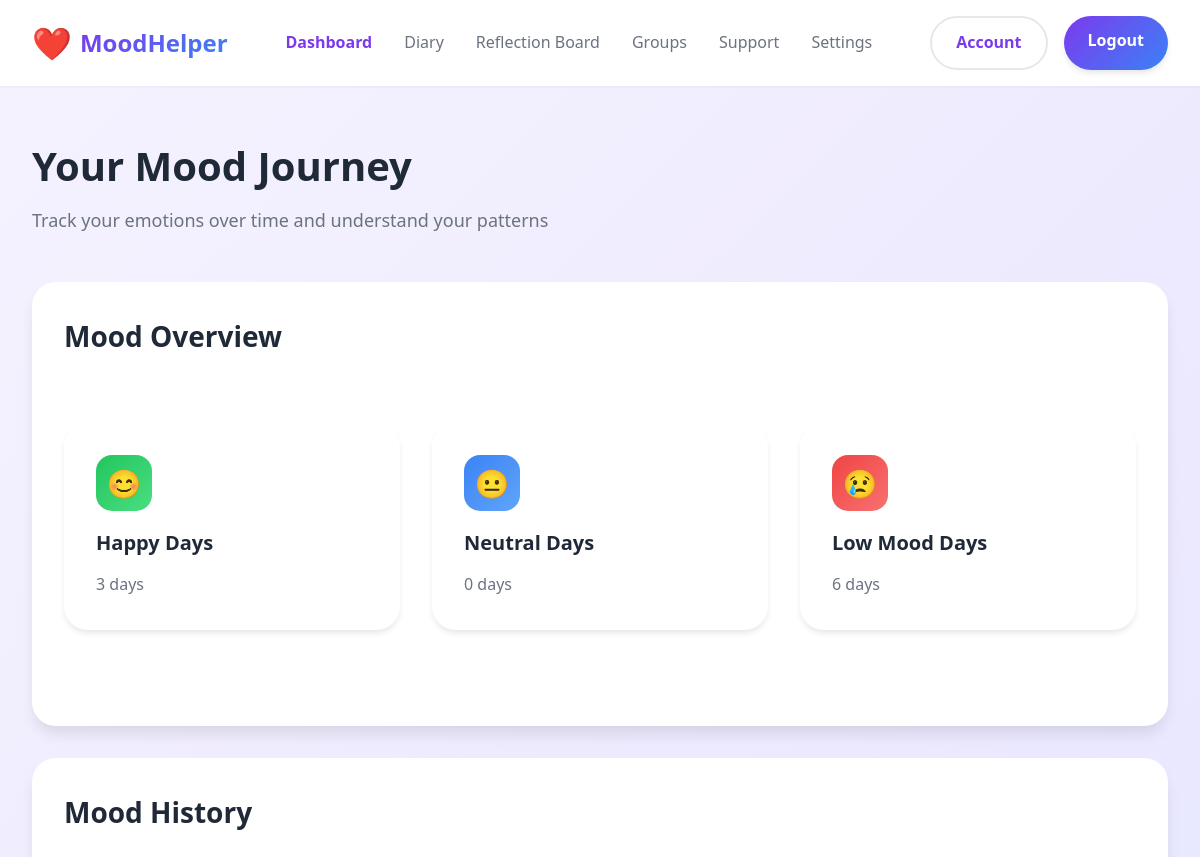
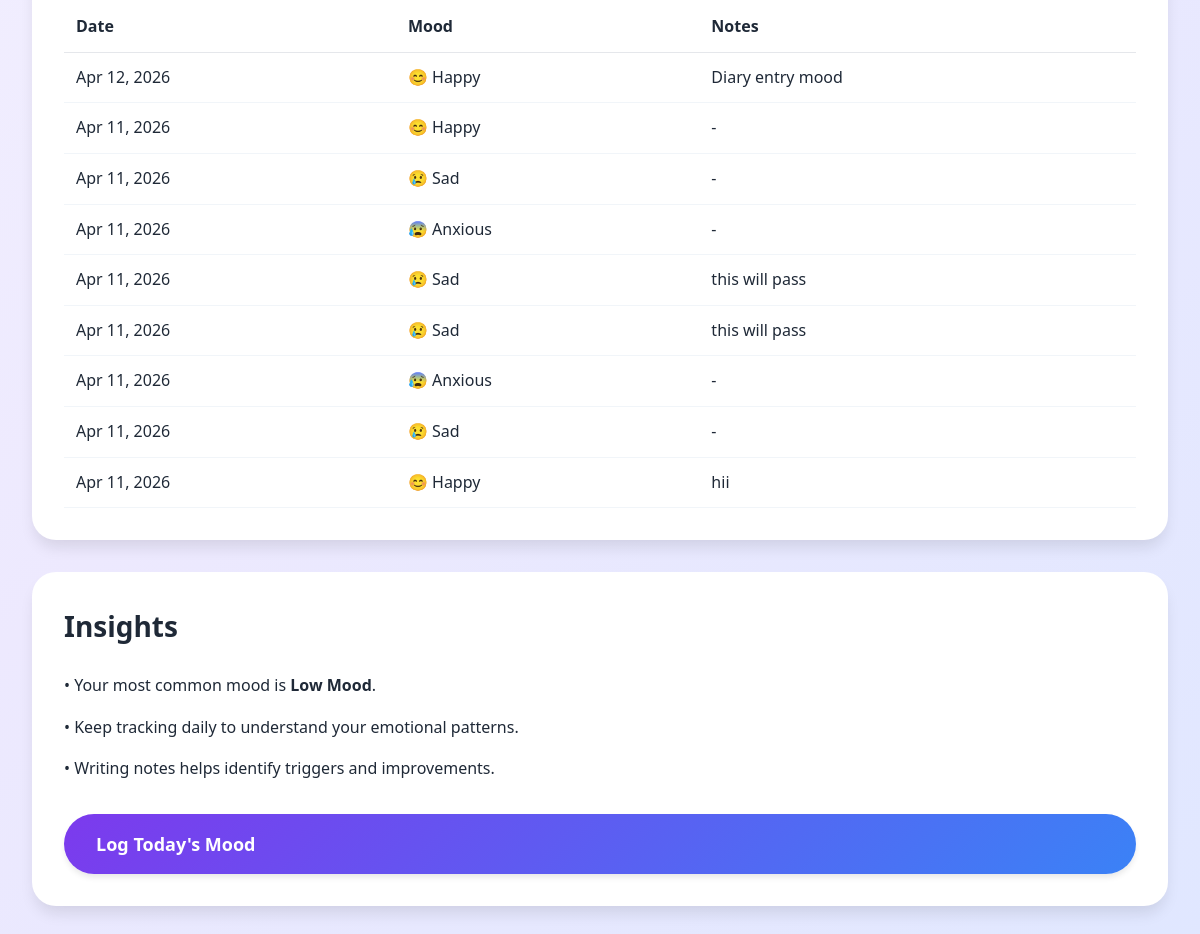
Page /mood-tracking.php (signed in) on the committed database (2 pictures, top to bottom).
### tables this page shows
CREATE TABLE IF NOT EXISTS `moodentries` (
  `mood_id` int NOT NULL AUTO_INCREMENT,
  `user_id` int NOT NULL,
  `mood` varchar(20) NOT NULL,
  `notes` text,
  `mood_date` datetime DEFAULT CURRENT_TIMESTAMP,
  `created_at` timestamp NULL DEFAULT CURRENT_TIMESTAMP,
  PRIMARY KEY (`mood_id`),
  KEY `user_id` (`user_id`)
);

### mood-tracking.php (the view, shortened to what this page needs)
<?php
$conn = new mysqli("localhost", "root", "", "moodhelperdb");
$user_id = $_SESSION['user_id'];
$sql = "SELECT * FROM moodentries WHERE user_id = ? ORDER BY mood_date DESC LIMIT 10";
$stmt = $conn->prepare($sql);
$stmt->bind_param("i", $user_id);
$stmt->execute();
$result = $stmt->get_result();
$happy = 0;
$neutral = 0;
$sad = 0;
$moods = [];
while ($row = $result->fetch_assoc()) {
    $moods[] = $row;
    if ($row['mood'] == 'happy') $happy++;
    elseif ($row['mood'] == 'neutral') $neutral++;
    else $sad++;
}
?>
<!DOCTYPE html>
<html lang="en">
<head>
<link rel="stylesheet" href="css/styles.css">
</head>
<body>
<nav class="navbar">
<div class="container">
<a href="dashboard.php" class="logo">
<span class="logo-icon">❤️</span>
<span class="logo-text">MoodHelper</span>
</a>
 <ul class="nav-links">
<li><a href="dashboard.php" class="active">Dashboard</a></li>
<li><a href="diary.php">Diary</a></li>
<li><a href="reflection-board.php">Reflection Board</a></li>
<li><a href="groups.php">Groups</a></li>
<li><a href="mood-support.php">Support</a></li>
<li><a href="settings.php">Settings</a></li>
</ul>
<div class="nav-buttons">
<a href="account.php" class="btn btn-secondary">Account</a>
<a href="index.html" class="btn btn-primary">Logout</a>
</div>
</div>
</nav>
<div class="container" style="padding:3rem 2rem;">
<div style="margin-bottom:3rem;">
<h1 style="font-size:2.5rem; margin-bottom:0.5rem;">
Your Mood Journey
</h1>
<p style="font-size:1.125rem; color:var(--text-secondary);">
Track your emotions over time and understand your patterns
</p>
</div>
<div class="card" style="margin-bottom:2rem;">
<h2 style="margin-bottom:1rem;">Mood Overview</h2>
<div class="features">
<div class="feature-card">
<div class="feature-icon" style="background:linear-gradient(135deg,#22c55e,#4ade80); color:white;">
😊
</div>
<h3>Happy Days</h3>
<p><?php echo $happy; ?> days</p>
</div>
<div class="feature-card">
<div class="feature-icon" style="background:linear-gradient(135deg,#3b82f6,#60a5fa); color:white;">
😐
</div>
<h3>Neutral Days</h3>
<p><?php echo $neutral; ?> days</p>
</div>
<div class="feature-card">
<div class="feature-icon" style="background:linear-gradient(135deg,#ef4444,#f87171); color:white;">
😢
</div>
<h3>Low Mood Days</h3>
<p><?php echo $sad; ?> days</p>
</div>
</div>
</div>
<div class="card" style="margin-bottom:2rem;">
<h2 style="margin-bottom:1.5rem;">Mood History</h2>
<table style="width:100%; border-collapse:collapse;">
<thead>
<tr style="border-bottom:1px solid #e5e7eb; text-align:left;">
<th style="padding:0.75rem;">Date</th>
<th style="padding:0.75rem;">Mood</th>
<th style="padding:0.75rem;">Notes</th>
</tr>
</thead>
<tbody>
<?php if (count($moods) > 0): ?>
    <?php foreach ($moods as $row): ?>
    <tr style="border-bottom:1px solid #f1f5f9;">
        <td style="padding:0.75rem;">
            <?php echo date("M d, Y", strtotime($row['mood_date'])); ?>
        </td>
        <td style="padding:0.75rem;">
            <?php
            $emoji = "😐";
            if ($row['mood'] == 'happy') $emoji = "😊";
            elseif ($row['mood'] == 'sad') $emoji = "😢";
            elseif ($row['mood'] == 'anxious') $emoji = "😰";
            ?>
            <?php echo $emoji . " " . ucfirst($row['mood']); ?>
        </td>
        <td style="padding:0.75rem;">
            <?php echo !empty($row['notes']) ? $row['notes'] : '-'; ?>
        </td>
    </tr>
    <?php endforeach; ?>
<?php endif; ?>
</tbody>
</table>
</div>
<div class="card">
<h2 style="margin-bottom:1.5rem;">Insights</h2>
<p style="margin-bottom:1rem;">
• Your most common mood is <strong>
<?php
if ($happy >= $neutral && $happy >= $sad) echo "Happy";
elseif ($neutral >= $happy && $neutral >= $sad) echo "Neutral";
else echo "Low Mood";
?>
</strong>.
</p>
<p style="margin-bottom:1rem;">
• Keep tracking daily to understand your emotional patterns.
</p>
<p>
• Writing notes helps identify triggers and improvements.
</p>
<div style="margin-top:2rem;">
<a href="dashboard.php" class="btn btn-primary btn-large" style="width:100%;">
Log Today's Mood
</a>
</div>
</div>
</div>
</body>
</html>

### css/styles.css (style rules this page uses)
* { margin: 0; padding: 0; box-sizing: border-box; }
:root { --primary-purple: #7c3aed; --primary-blue: #3b82f6; --secondary-purple: #a78bfa; --secondary-blue: #60a5fa; --background-light: #f8f7ff; --background-gradient: linear-gradient(135deg, #f5f3ff 0%, #ede9fe 50%, #e0e7ff 100%); --text-primary: #1f2937; --text-secondary: #6b7280; --white: #ffffff; --border-light: #e5e7eb; --shadow-sm: 0 1px 2px 0 rgba(0, 0, 0, 0.05); --shadow-md: 0 4px 6px -1px rgba(0, 0, 0, 0.1); --shadow-lg: 0 10px 15px -3px rgba(0, 0, 0, 0.1); --shadow-xl: 0 20px 25px -5px rgba(0, 0, 0, 0.1); --calm-bg: linear-gradient(135deg, #f0fdf4 0%, #dcfce7 50%, #dbeafe 100%); --calm-primary: #10b981; --calm-secondary: #6ee7b7; --calm-text: #064e3b; }
body { font-family: 'Segoe UI', Tahoma, Geneva, Verdana, sans-serif; background: var(--background-gradient); color: var(--text-primary); line-height: 1.6; min-height: 100vh; }
.navbar { background: var(--white); box-shadow: var(--shadow-sm); position: sticky; top: 0; z-index: 1000; padding: 1rem 0; }
.navbar .container { max-width: 1200px; margin: 0 auto; padding: 0 2rem; display: flex; justify-content: space-between; align-items: center; }
.logo { display: flex; align-items: center; gap: 0.5rem; text-decoration: none; }
.logo-icon { font-size: 2rem; }
.logo-text { font-size: 1.5rem; font-weight: 600; background: linear-gradient(135deg, var(--primary-purple), var(--primary-blue)); -webkit-background-clip: text; -webkit-text-fill-color: transparent; background-clip: text; }
.nav-links { display: flex; gap: 2rem; list-style: none; align-items: center; }
.nav-links a { text-decoration: none; color: var(--text-secondary); font-weight: 500; transition: color 0.3s ease; }
.nav-links a.active { color: var(--primary-purple); font-weight: 600; }
.nav-buttons { display: flex; gap: 1rem; }
.btn { padding: 0.75rem 1.5rem; border: none; border-radius: 2rem; font-weight: 600; cursor: pointer; transition: all 0.3s ease; text-decoration: none; display: inline-block; font-size: 1rem; }
.btn-primary { background: linear-gradient(135deg, var(--primary-purple), var(--primary-blue)); color: var(--white); box-shadow: var(--shadow-md); }
.btn-secondary { background: transparent; color: var(--primary-purple); border: 2px solid var(--border-light); }
.btn-large { padding: 1rem 2rem; font-size: 1.125rem; }
.container { max-width: 1200px; margin: 0 auto; padding: 0 2rem; }
.features { display: grid; grid-template-columns: repeat(auto-fit, minmax(300px, 1fr)); gap: 2rem; margin: 4rem 0; }
.feature-card { background: var(--white); padding: 2rem; border-radius: 1.5rem; box-shadow: var(--shadow-md); transition: all 0.3s ease; }
.feature-icon { width: 3.5rem; height: 3.5rem; border-radius: 1rem; display: flex; align-items: center; justify-content: center; font-size: 1.75rem; margin-bottom: 1rem; }
.feature-card h3 { font-size: 1.25rem; margin-bottom: 0.75rem; }
.feature-card p { color: var(--text-secondary); line-height: 1.7; }
.card { background: var(--white); border-radius: 1.5rem; padding: 2rem; box-shadow: var(--shadow-lg); }
.card h2 { font-size: 1.75rem; }

### rows in the picture
moodentries: mood_date "Apr 12, 2026", mood "😊", mood "Happy", notes "Diary entry mood"
moodentries: mood_date "Apr 11, 2026", mood "😊", mood "Happy"
moodentries: mood_date "Apr 11, 2026", mood "😢", mood "Sad"
moodentries: mood_date "Apr 11, 2026", mood "😰", mood "Anxious"
moodentries: mood_date "Apr 11, 2026", mood "😢", mood "Sad", notes "this will pass"
moodentries: mood_date "Apr 11, 2026", mood "😢", mood "Sad", notes "this will pass"
moodentries: mood_date "Apr 11, 2026", mood "😰", mood "Anxious"
moodentries: mood_date "Apr 11, 2026", mood "😢", mood "Sad"
moodentries: mood_date "Apr 11, 2026", mood "😊", mood "Happy", notes "hii"

### other values in the picture
$happy "3"
$neutral "0"
$sad "6"
